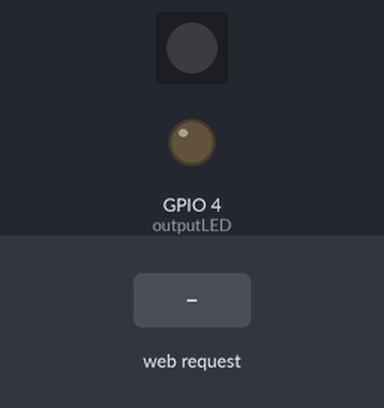
A sketch run on a simulated ESP32-C3. Parts: 1 RGB LEDs in strip order, left to right, output pins drawn as LEDs (lit = HIGH). The inputs (shaded band) are chosen by the test bench. Dim RGB values are drawn brighter than linear; WiFi joins after 1.5 s; servers stay silent unless stated; what the sketch prints to the serial monitor is not drawn.

Above: at 2.7 s.
2.8 s: HTTP request GET /4/on received
At 3.8 s:
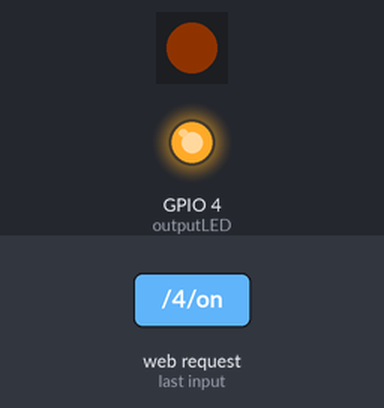
5.0 s: HTTP request GET /4/off received
At 6.2 s:
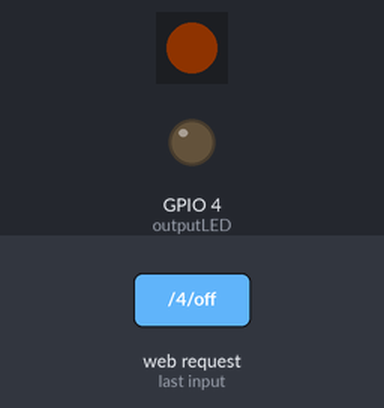
At 6.9 s:
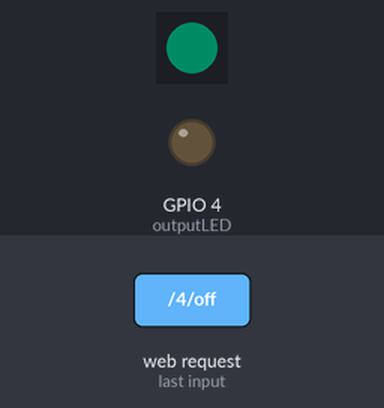
Timing chart, 0 to 8.4 s (numbered marks = the images above; inputs shaded):
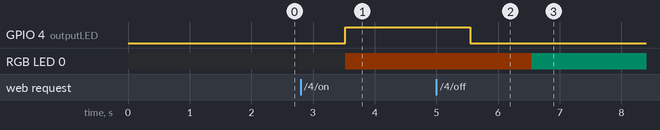

Measured:
- after the input at 2.8 s, GPIO 4 (outputLED): LOW → HIGH after 0.72 s; RGB LED 0: off → RGB(14, 5, 0) after 0.72 s
- after the input at 5.0 s, GPIO 4 (outputLED): HIGH → LOW after 0.55 s; RGB LED 0: RGB(14, 5, 0) → RGB(0, 11, 8) after 1.5 s

The sketch:

IoT2_WebServer_LED.ino
```cpp
/*********
 By the Autonomous Systems Laboratory 2022-2023, for the Department of Informatics & Telecommunications
 Lesson "Internet of Things" Computer System Courses Flow of the 7th Semester
*********/

//Connect the LED into D4

#include <WiFi.h> // Load Wi-Fi library
#include "Freenove_WS2812_Lib_for_ESP32.h" //Original Library can be downloaded from here: https://www.arduino.cc/reference/en/libraries/freenove-ws2812-lib-for-esp32/


//Settings for the ESP32-C3 DevKitC-02
#define LEDS_COUNT  1 //define the LED row count
#define LEDS_PIN  8 //define the LED Pins
#define CHANNEL   0 //define the channel


const char* ssid = "mywifissid"; //Enter your WiFi's ID
const char* password = "mypassword"; //Enter your WiFi's PASSWORD

// Set web server port number to 80
WiFiServer server(80);

// Variable to store the HTTP request
String header;

// Auxiliar variables to store the current output state
String outputLEDSTATE = "off";

// Assign output variables to GPIO pins
const int outputLED = 4;


// Current time
unsigned long currentTime = millis();
// Previous time
unsigned long previousTime = 0;
// Define timeout time in milliseconds (example: 2000ms = 2s)
const long timeoutTime = 2000;


Freenove_ESP32_WS2812 strip = Freenove_ESP32_WS2812(LEDS_COUNT, LEDS_PIN, CHANNEL, TYPE_GRB);


void setup() {
  Serial.begin(9600); //begin the serial baud rate to 9600 bauds
  // Initialize the output variables as outputs
  pinMode(outputLED, OUTPUT);
  // Set outputs to LOW
  digitalWrite(outputLED, LOW);

  // Connect to Wi-Fi network with SSID and password
  Serial.print("Connecting to ");
  Serial.println(ssid); //print the ssid into the serial port
  WiFi.begin(ssid, password); //begin establishing the WiFi connection
  while (WiFi.status() != WL_CONNECTED) { //While the WiFi is connected
    delay(500); //delay for approximately half a second
    Serial.print("."); //print a dot into the Serial Port
  }
  // Print local IP address and start web server
  Serial.println("");
  Serial.println("WiFi connected.");
  Serial.println("IP address: ");
  Serial.println(WiFi.localIP());
  strip.begin(); //begin the LED Strip
  strip.setBrightness(20);  //set the LED Brightness to 20
  server.begin(); //begin the server communication
}

void loop(){
  delay(1000);
  strip.setBrightness(20);
  WiFiClient client = server.available();   // Listen for incoming clients

  if (client) {                             // If a new client connects,
    currentTime = millis();
    previousTime = currentTime;
    Serial.println("New Client.");          // print a message out in the serial port
    String currentLine = "";                // make a String to hold incoming data from the client
    while (client.connected() && currentTime - previousTime <= timeoutTime) {  // loop while the client's connected
      currentTime = millis();
      if (client.available()) {             // if there's bytes to read from the client,
        char c = client.read();             // read a byte, then
        Serial.write(c);                    // print it out the serial monitor
        header += c;
        if (c == '\n') {                    // if the byte is a newline character
          // if the current line is blank, you got two newline characters in a row.
          // that's the end of the client HTTP request, so send a response:
          if (currentLine.length() == 0) {
            // HTTP headers always start with a response code (e.g. HTTP/1.1 200 OK)
            // and a content-type so the client knows what's coming, then a blank line:
            client.println("HTTP/1.1 200 OK");
            client.println("Content-type:text/html");
            client.println("Connection: close");
            client.println();

            // turns the GPIOs on and off
            if (header.indexOf("GET /4/on") >= 0) {
              Serial.println("Yellow LED On, Blue LED Off"); //print what state the LED is in into the Serial Port
              outputLEDSTATE = "on"; //the yellow LED is ON, the Blue is OFF state
              digitalWrite(outputLED, HIGH);
                 for (int i = 0; i < LEDS_COUNT; i++) {
                      strip.setLedColorData(i, strip.Wheel((i * 256 / LEDS_COUNT+25) & 255));
                    }
                    strip.show();
                    delay(1000);

            } else if (header.indexOf("GET /4/off") >= 0) {
              Serial.println("Blue LED On, Yellow LED Off"); //print what state the LED is in into the Serial Port
              outputLEDSTATE = "off"; //the blue LED is ON, the yellow is OFF state
              digitalWrite(outputLED, LOW);
              delay(1000);
              for (int i = 0; i < LEDS_COUNT; i++) {
                    strip.setLedColorData(i, strip.Wheel((i * 256 / LEDS_COUNT+120) & 255));
                  }
                  strip.show();
                  delay(1000);
            }

            // Display the HTML web page
            client.println("<!DOCTYPE html><html>");
            client.println("<head><meta name=\"viewport\" content=\"width=device-width, initial-scale=1\">");
            client.println("<link rel=\"icon\" href=\"data:,\">");
            // CSS to style the on/off buttons
            // Feel free to change the background-color and font-size attributes to fit your preferences
            client.println("<style>html { font-family: Helvetica; display: inline-block; margin: 0px auto; text-align: center;}");
            client.println(".button { background-color: #60c0f0; border: none; color: white; padding: 16px 40px;");
            client.println("text-decoration: none; font-size: 30px; margin: 2px; cursor: pointer;}");
            client.println(".button2 {background-color: #fcbb30;}</style></head>");

            // Web Page Heading
            client.println("<body><h1>ESP32 LED Web Server</h1>");

            // If the output26State is off, it displays the ON button
            if (outputLEDSTATE=="off") {
              client.println("<p>BLUE = ON, YELLOW = OFF </p>");
              client.println("<p><a href=\"/4/on\"><button class=\"button\">BLUE</button></a></p>");
            } else {
              client.println("<p>YELLOW = ON, BLUE = OFF </p>");
              client.println("<p><a href=\"/4/off\"><button class=\"button button2\">YELLOW</button></a></p>");
            }

            client.println("</body></html>");

            // The HTTP response ends with another blank line
            client.println();
            // Break out of the while loop
            break;
          } else { // if you got a newline, then clear currentLine
            currentLine = "";
          }
        } else if (c != '\r') {  // if you got anything else but a carriage return character,
          currentLine += c;      // add it to the end of the currentLine
        }
      }
    }
    // Clear the header variable
    header = "";
    // Close the connection
    client.stop();
    Serial.println("Client disconnected.");
    Serial.println("");
  }
}
```
